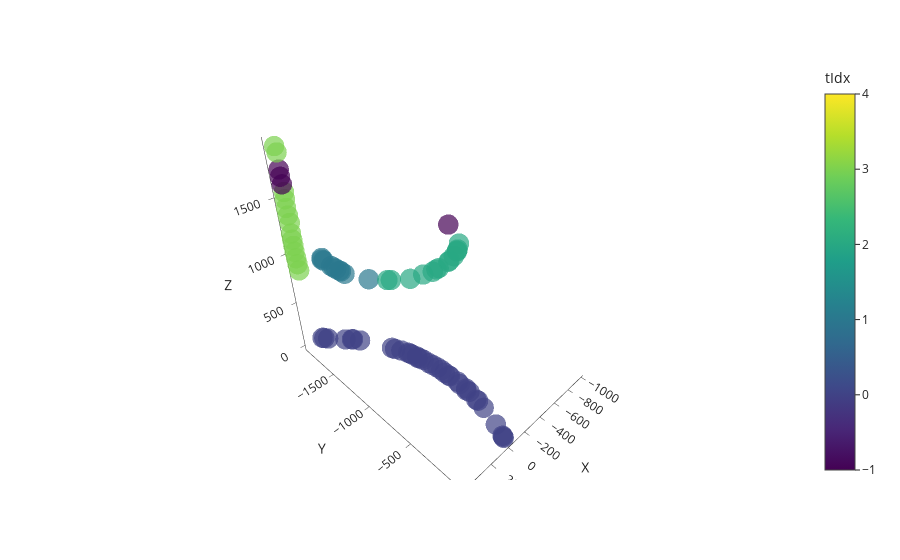

The notebook cell saved with this chart:
### Code cell
import pandas as pd
import plotly.express as px

from src.logger.plotting_tools import shuffle_truth_colors
g = dgl.unbatch(dic["graph"])[3]
mask = (g.ndata['particle_number'] !=-1)  #+(g.ndata['ct_track_label'] ==7) #+(g.ndata['particle_number'] ==20) 
tidx =  torch.Tensor(hdb.labels_)[mask].view(-1,1)# 1*(g.ndata['particle_number'][mask]).view(-1,1)  #labels[mask].view(-1,1)
#tidx =    1*(g.ndata['hit_link_modified'][mask].view(-1,1))+1
features = 1*(torch.ones_like(torch.sigmoid(g.ndata["model_output"][mask][:,3])).view(-1,1))
cellid= g.ndata['particle_number'][mask].view(-1,1)
X = g.ndata["pos_hits_xyz"][mask][:,0:3] #[mask]
data = {
            "X":X[:, 0].view(-1, 1).detach().cpu().numpy(),
            "Y": X[:, 1].view(-1, 1).detach().cpu().numpy(),
            "Z": X[:, 2].view(-1, 1).detach().cpu().numpy(),
            "tIdx": tidx.view(-1, 1).detach().cpu().numpy(),
            "features": features.view(-1, 1).detach().cpu().numpy(),
            # "cellid":cellid.view(-1, 1).detach().cpu().numpy(),
        }
hoverdict = {}


df = pd.DataFrame(
np.concatenate([data[k] for k in data], axis=1),
columns=[k for k in data],
)
rdst = np.random.RandomState(1234567890)  # all the same
# shuffle_truth_colors(df, "tIdx", rdst)

hover_data = ["tIdx", "cellid"] #+ [k for k in hoverdict.keys()]
# if nidx is not None:
#     hover_data.append("av_same")
# fig = go.Figure()
fig = px.scatter_3d(
df,
x="X",
y="Y",
z="Z",
color="tIdx",
size="features",
# hover_data=hover_data,
template="simple_white",
range_color=[-1,4],
# color_continuous_scale=px.colors.sequential.Turbo,
)
# fig.update_layout(
#     scene = dict(
#         xaxis = dict(visible=False),
#         yaxis = dict(visible=False),
#         zaxis =dict(visible=False)
#         )
#     )
fig.update_traces(marker=dict(line=dict(width=0)))
# fig.update_traces(marker_size = 2)
# mask_cdc= (g.ndata['hit_type'][mask] ==0)
# X_cdc = g.ndata["pos_hits_xyz"][mask][mask_cdc]
# vector_cdc = g.ndata["vector"][mask][mask_cdc]
# for i in range(0,torch.sum(g.ndata['hit_type'][mask] ==0)):
#     plot_single_arrow(fig,vector_cdc[i]*25,init_pt= X_cdc[i])
# fig.update_traces(marker=dict(line=dict(width=0)))
# fig.update_traces(marker_size = 2)
# fig.update_layout(
#     autosize=False,
#     width=800,
#     height=800,
# )
fig.show()

### Figure 1 — Plotly figure (JSON) as saved in the notebook; plotly's stock layout.template omitted (floating-point values rounded to 4 significant figures)
{"data": [{"hovertemplate": "X=%{x}<br>Y=%{y}<br>Z=%{z}<br>features=%{marker.size}<br>tIdx=%{marker.color}<extra></extra>", "legendgroup": "", "marker": {"color": [0, 0, 0, 0, 0, 0, 0, 0, 0, 0, 0, 0, 0, 0, 0, 0, 0, 0, 0, 0, 0, 0, 0, 0, 0, 0, 0, 0, 0, 0, 0, 0, 0, 0, 0, 0, 1, 1, 1, 1, 1, 1, 1, 1, 1, 1, 2, 2, 2, 2, 2, 2, 2, 2, 2, 2, 2, 2, 2, 2, -1, 3, 3, 3, 3, 3, 3, 3, 3, 3, 3, 3, 3, -1, -1, -1, 3, 3], "coloraxis": "coloraxis", "line": {"width": 0}, "size": [1, 1, 1, 1, 1, 1, 1, 1, 1, 1, 1, 1, 1, 1, 1, 1, 1, 1, 1, 1, 1, 1, 1, 1, 1, 1, 1, 1, 1, 1, 1, 1, 1, 1, 1, 1, 1, 1, 1, 1, 1, 1, 1, 1, 1, 1, 1, 1, 1, 1, 1, 1, 1, 1, 1, 1, 1, 1, 1, 1, 1, 1, 1, 1, 1, 1, 1, 1, 1, 1, 1, 1, 1, 1, 1, 1, 1, 1], "sizemode": "area", "sizeref": 0.0025, "symbol": "circle"}, "mode": "markers", "name": "", "scene": "scene", "showlegend": false, "type": "scatter3d", "x": [-5.775, -9.595, -13.72, -53.6, -103.6, -123.1, -120.2, -138.2, -131.8, -142.7, -140.2, -146.3, -141.1, -140.5, -137.7, -137.8, -132.2, -123.2, -113.9, -106.1, -97.57, -85.73, -91.01, -75.58, -69.22, -63.52, -38.51, -10.42, 2.639, 151.5, 190.7, 195.6, 240.8, 349.6, 370.0, 380.0, 249.7, 261.6, 260.2, 258.0, 254.4, 250.3, 246.3, 242.5, 240.4, 144.1, 42.02, 20.13, -101.9, -220.3, -305.0, -351.0, -378.4, -505.2, -523.6, -603.3, -681.4, -690.3, -708.6, -792.9, -984.0, 451.5, 452.7, 452.8, 453.7, 453.1, 453.0, 452.5, 449.9, 450.9, 451.5, 447.4, 449.9, 450.5, 450.8, 450.3, 444.3, 450.5], "y": [-12.51, -20.96, -30.27, -130.1, -298.4, -375.9, -392.4, -484.3, -512.0, -525.2, -596.6, -623.5, -709.4, -723.6, -767.3, -808.1, -851.6, -896.0, -936.4, -995.7, -1025.0, -1049.0, -1063.0, -1110.0, -1135.0, -1150.0, -1211.0, -1263.0, -1290.0, -1557.0, -1610.0, -1619.0, -1656.0, -1766.0, -1796.0, -1809.0, -1828.0, -1808.0, -1783.0, -1681.0, -1651.0, -1621.0, -1581.0, -1568.0, -1523.0, -1338.0, -1232.0, -1216.0, -1123.0, -1098.0, -1074.0, -1079.0, -1080.0, -1093.0, -1099.0, -1123.0, -1162.0, -1169.0, -1178.0, -1243.0, -1562.0, -1859.0, -1863.0, -1867.0, -1870.0, -1871.0, -1871.0, -1871.0, -1862.0, -1867.0, -1872.0, -1871.0, -1859.0, -1865.0, -1870.0, -1870.0, -1862.0, -1868.0], "z": [0.6602, 1.097, 1.585, 6.65, 14.81, 19.31, 20.11, 25.61, 24.98, 26.92, 28.64, 30.94, 35.38, 35.85, 36.02, 39.59, 41.79, 43.77, 46.77, 49.32, 49.49, 51.44, 51.66, 54.81, 56.57, 57.01, 60.36, 62.04, 66.59, 78.98, 82.88, 80.03, 84.9, 93.47, 93.28, 95.21, 893.1, 893.4, 892.9, 887.5, 887.3, 884.2, 886.0, 883.6, 881.4, 873.7, 867.0, 864.6, 861.3, 856.2, 852.8, 850.6, 849.2, 844.5, 843.8, 841.0, 835.9, 834.8, 836.5, 830.5, 815.1, 851.5, 912.4, 969.0, 1029.0, 1084.0, 1142.0, 1197.0, 1295.0, 1358.0, 1421.0, 1493.0, 1557.0, 1617.0, 1675.0, 1731.0, 1861.0, 1907.0]}], "layout": {"coloraxis": {"cmax": 4, "cmin": -1, "colorbar": {"title": {"text": "tIdx"}}, "colorscale": [[0, "#440154"], [0.1111, "#482878"], [0.2222, "#3e4989"], [0.3333, "#31688e"], [0.4444, "#26828e"], [0.5556, "#1f9e89"], [0.6667, "#35b779"], [0.7778, "#6ece58"], [0.8889, "#b5de2b"], [1, "#fde725"]]}, "legend": {"itemsizing": "constant", "tracegroupgap": 0}, "margin": {"t": 60}, "scene": {"domain": {"x": [0, 1], "y": [0, 1]}, "xaxis": {"title": {"text": "X"}}, "yaxis": {"title": {"text": "Y"}}, "zaxis": {"title": {"text": "Z"}}}}}
